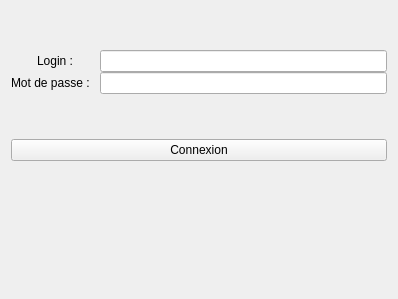
<?xml version="1.0" encoding="UTF-8"?>
<ui version="4.0">
 <class>Login</class>
 <widget class="QWidget" name="Login">
  <property name="geometry">
   <rect>
    <x>0</x>
    <y>0</y>
    <width>398</width>
    <height>299</height>
   </rect>
  </property>
  <property name="windowTitle">
   <string>Form</string>
  </property>
  <layout class="QGridLayout" name="gridLayout">
   <item row="0" column="0">
    <layout class="QFormLayout" name="formLayout">
     <property name="labelAlignment">
      <set>Qt::AlignCenter</set>
     </property>
     <property name="formAlignment">
      <set>Qt::AlignCenter</set>
     </property>
     <property name="horizontalSpacing">
      <number>0</number>
     </property>
     <property name="verticalSpacing">
      <number>0</number>
     </property>
     <item row="0" column="0">
      <widget class="QLabel" name="titreLogin">
       <property name="text">
        <string>Login :</string>
       </property>
      </widget>
     </item>
     <item row="0" column="1">
      <widget class="QLineEdit" name="champLogin"/>
     </item>
     <item row="1" column="0">
      <widget class="QLabel" name="titreMdp">
       <property name="text">
        <string>Mot de passe :   </string>
       </property>
      </widget>
     </item>
     <item row="1" column="1">
      <widget class="QLineEdit" name="champMdp"/>
     </item>
    </layout>
   </item>
   <item row="1" column="0">
    <widget class="QPushButton" name="boutonLogin">
     <property name="text">
      <string>Connexion</string>
     </property>
    </widget>
   </item>
   <item row="2" column="0">
    <widget class="QLabel" name="labelErreur">
     <property name="text">
      <string/>
     </property>
     <property name="scaledContents">
      <bool>true</bool>
     </property>
     <property name="alignment">
      <set>Qt::AlignCenter</set>
     </property>
     <property name="textInteractionFlags">
      <set>Qt::NoTextInteraction</set>
     </property>
    </widget>
   </item>
  </layout>
 </widget>
 <resources/>
 <connections/>
</ui>
